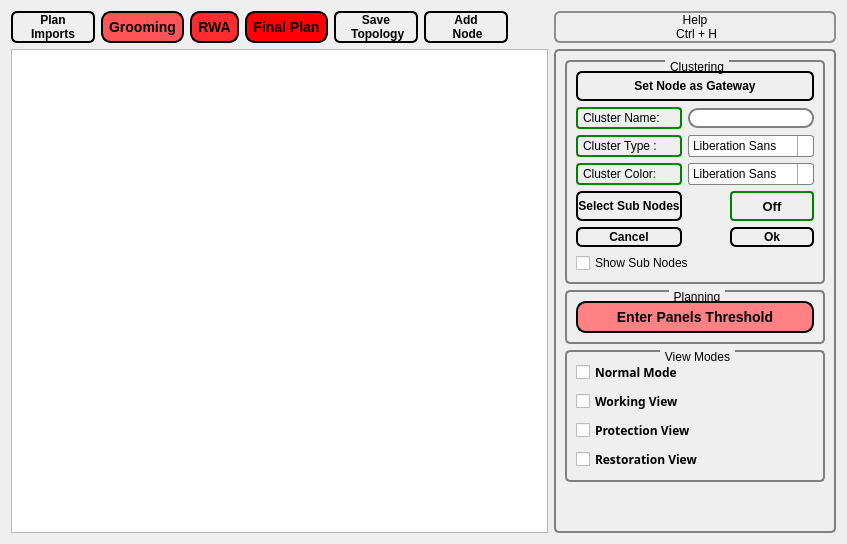
       <widget class="QWidget" name="TopologyTab">
        <attribute name="title">
         <string>Topology Tab</string>
        </attribute>
        <layout class="QGridLayout" name="gridLayout_19">
         <item row="0" column="0">
          <layout class="QGridLayout" name="gridLayout_3">
           <item row="0" column="0">
            <layout class="QHBoxLayout" name="horizontalLayout_2">
             <item>
              <widget class="QPushButton" name="TopologyTab_button">
               <property name="maximumSize">
                <size>
                 <width>81</width>
                 <height>50</height>
                </size>
               </property>
               <property name="font">
                <font>
                 <weight>75</weight>
                 <bold>true</bold>
                </font>
               </property>
               <property name="styleSheet">
                <string notr="true">QPushButton {
    border: 2px solid #8f8f91;
    border-radius: 6px;
    background-color: qlineargradient(x1: 0, y1: 0, x2: 0, y2: 1,
                                      stop: 0 #f6f7fa, stop: 1 #dadbde);
    min-width: 80px;
	border-color: dark-orange;
}

QPushButton:pressed {
    background-color: qlineargradient(x1: 0, y1: 0, x2: 0, y2: 1,
                                      stop: 0 #dadbde, stop: 1 #f6f7fa);
}

QPushButton:flat {
    border: none; /* no border for a flat push button */
}

QPushButton:default {
    border-color: navy; /* make the default button prominent */
}</string>
               </property>
               <property name="text">
                <string>Plan
Imports</string>
               </property>
              </widget>
             </item>
             <item>
              <widget class="QPushButton" name="Grooming_pushbutton">
               <property name="font">
                <font>
                 <pointsize>-1</pointsize>
                 <weight>75</weight>
                 <italic>false</italic>
                 <bold>true</bold>
                </font>
               </property>
               <property name="styleSheet">
                <string notr="true">
background-color: rgb(255, 85, 88);
border-style: outset;
    border-width: 2px;
    border-radius: 10px;
    border-color: dark-orange;
    font: bold 14px;
    min-width: 10em;
    padding: 6px;</string>
               </property>
               <property name="text">
                <string>Grooming</string>
               </property>
               <property name="checkable">
                <bool>false</bool>
               </property>
              </widget>
             </item>
             <item>
              <widget class="QPushButton" name="RWA_pushbutton">
               <property name="font">
                <font>
                 <pointsize>-1</pointsize>
                 <weight>75</weight>
                 <italic>false</italic>
                 <bold>true</bold>
                </font>
               </property>
               <property name="styleSheet">
                <string notr="true">
background-color: rgb(255, 44, 47);
border-style: outset;
    border-width: 2px;
    border-radius: 10px;
    border-color: dark-orange;
    font: bold 14px;
    min-width: 10em;
    padding: 6px;</string>
               </property>
               <property name="text">
                <string>RWA</string>
               </property>
              </widget>
             </item>
             <item>
              <widget class="QPushButton" name="FinalPlan_pushbutton">
               <property name="font">
                <font>
                 <pointsize>-1</pointsize>
                 <weight>75</weight>
                 <italic>false</italic>
                 <bold>true</bold>
                </font>
               </property>
               <property name="styleSheet">
                <string notr="true">
background-color: rgb(255, 0, 4);
border-style: outset;
    border-width: 2px;
    border-radius: 10px;
    border-color: dark-orange;
    font: bold 14px;
    min-width: 10em;
    padding: 6px;</string>
               </property>
               <property name="text">
                <string>Final Plan</string>
               </property>
              </widget>
             </item>
             <item>
              <widget class="QPushButton" name="SaveTopology_button">
               <property name="maximumSize">
                <size>
                 <width>81</width>
                 <height>50</height>
                </size>
               </property>
               <property name="font">
                <font>
                 <weight>75</weight>
                 <bold>true</bold>
                </font>
               </property>
               <property name="styleSheet">
                <string notr="true">QPushButton {
    border: 2px solid #8f8f91;
    border-radius: 6px;
    background-color: qlineargradient(x1: 0, y1: 0, x2: 0, y2: 1,
                                      stop: 0 #f6f7fa, stop: 1 #dadbde);
    min-width: 80px;
	border-color: dark-orange;
}

QPushButton:pressed {
    background-color: qlineargradient(x1: 0, y1: 0, x2: 0, y2: 1,
                                      stop: 0 #dadbde, stop: 1 #f6f7fa);
}

QPushButton:flat {
    border: none; /* no border for a flat push button */
}

QPushButton:default {
    border-color: navy; /* make the default button prominent */
}</string>
               </property>
               <property name="text">
                <string>Save
 Topology</string>
               </property>
              </widget>
             </item>
             <item>
              <widget class="QPushButton" name="add_node_button">
               <property name="maximumSize">
                <size>
                 <width>81</width>
                 <height>50</height>
                </size>
               </property>
               <property name="font">
                <font>
                 <weight>75</weight>
                 <bold>true</bold>
                </font>
               </property>
               <property name="styleSheet">
                <string notr="true">QPushButton {
    border: 2px solid #8f8f91;
    border-radius: 6px;
    background-color: qlineargradient(x1: 0, y1: 0, x2: 0, y2: 1,
                                      stop: 0 #f6f7fa, stop: 1 #dadbde);
    min-width: 80px;
	border-color: dark-orange;
}

QPushButton:pressed {
    background-color: qlineargradient(x1: 0, y1: 0, x2: 0, y2: 1,
                                      stop: 0 #dadbde, stop: 1 #f6f7fa);
}

QPushButton:flat {
    border: none; /* no border for a flat push button */
}

QPushButton:default {
    border-color: navy; /* make the default button prominent */
}</string>
               </property>
               <property name="text">
                <string>Add
 Node</string>
               </property>
              </widget>
             </item>
             <item>
              <spacer name="horizontalSpacer_3">
               <property name="orientation">
                <enum>Qt::Horizontal</enum>
               </property>
               <property name="sizeHint" stdset="0">
                <size>
                 <width>40</width>
                 <height>20</height>
                </size>
               </property>
              </spacer>
             </item>
            </layout>
           </item>
           <item row="0" column="1">
            <widget class="QPushButton" name="pushButton_6">
             <property name="styleSheet">
              <string notr="true">QPushButton {
    border: 2px solid #8f8f91;
    border-radius: 6px;
    background-color: qlineargradient(x1: 0, y1: 0, x2: 0, y2: 1,
                                      stop: 0 #f6f7fa, stop: 1 #dadbde);
    min-width: 80px;
}

QPushButton:pressed {
    background-color: qlineargradient(x1: 0, y1: 0, x2: 0, y2: 1,
                                      stop: 0 #dadbde, stop: 1 #f6f7fa);
}

QPushButton:flat {
    border: none; /* no border for a flat push button */
}

QPushButton:default {
    border-color: navy; /* make the default button prominent */
}</string>
             </property>
             <property name="text">
              <string>Help
 Ctrl + H</string>
             </property>
            </widget>
           </item>
           <item row="1" column="0">
            <widget class="QGraphicsView" name="graphicsView"/>
           </item>
           <item row="1" column="1">
            <widget class="QGroupBox" name="T_groupbox">
             <property name="enabled">
              <bool>true</bool>
             </property>
             <property name="maximumSize">
              <size>
               <width>300</width>
               <height>16777215</height>
              </size>
             </property>
             <property name="styleSheet">
              <string notr="true">QGroupBox {
    background-color: qlineargradient(x1: 0, y1: 0, x2: 0, y2: 1,
                                      stop: 0 #E0E0E0, stop: 1 #FFFFFF);
    border: 2px solid gray;
    border-radius: 5px;
    margin-top: 1ex; /* leave space at the top for the title */
}

QGroupBox::title {
    subcontrol-origin: margin;
    subcontrol-position: top center; /* position at the top center */
    padding: 0 3px;
    background-color: qlineargradient(x1: 0, y1: 0, x2: 0, y2: 1,
                                      stop: 0 #FF0ECE, stop: 1 #FFFFFF);
}</string>
             </property>
             <property name="title">
              <string/>
             </property>
             <layout class="QGridLayout" name="gridLayout_14">
              <item row="1" column="0">
               <widget class="QGroupBox" name="Planning_groupbox">
                <property name="title">
                 <string>Planning</string>
                </property>
                <layout class="QGridLayout" name="gridLayout_11">
                 <item row="0" column="0">
                  <layout class="QVBoxLayout" name="verticalLayout_2">
                   <item>
                    <widget class="QPushButton" name="PanelThreshold_pushbutton">
                     <property name="font">
                      <font>
                       <pointsize>-1</pointsize>
                       <weight>75</weight>
                       <italic>false</italic>
                       <bold>true</bold>
                      </font>
                     </property>
                     <property name="styleSheet">
                      <string notr="true">background-color: rgb(255, 129, 131);
border-style: outset;
    border-width: 2px;
    border-radius: 10px;
    border-color: dark-orange;
    font: bold 14px;
    min-width: 10em;
    padding: 6px;
</string>
                     </property>
                     <property name="text">
                      <string>Enter Panels Threshold</string>
                     </property>
                    </widget>
                   </item>
                  </layout>
                 </item>
                </layout>
               </widget>
              </item>
              <item row="2" column="0">
               <widget class="QGroupBox" name="ViewGroupbox">
                <property name="title">
                 <string>View Modes</string>
                </property>
                <layout class="QGridLayout" name="gridLayout_18">
                 <item row="0" column="0">
                  <layout class="QVBoxLayout" name="verticalLayout_3">
                   <item>
                    <widget class="QCheckBox" name="NormalMode_checkbox">
                     <property name="font">
                      <font>
                       <family>IRANSans</family>
                       <weight>75</weight>
                       <italic>false</italic>
                       <bold>true</bold>
                      </font>
                     </property>
                     <property name="styleSheet">
                      <string notr="true"/>
                     </property>
                     <property name="text">
                      <string>Normal Mode</string>
                     </property>
                    </widget>
                   </item>
                   <item>
                    <widget class="QCheckBox" name="Working_checkbox">
                     <property name="font">
                      <font>
                       <family>IRANSans</family>
                       <weight>75</weight>
                       <bold>true</bold>
                      </font>
                     </property>
                     <property name="text">
                      <string>Working View</string>
                     </property>
                    </widget>
                   </item>
                   <item>
                    <widget class="QCheckBox" name="Protection_checkbox">
                     <property name="font">
                      <font>
                       <family>IRANSans</family>
                       <weight>75</weight>
                       <bold>true</bold>
                      </font>
                     </property>
                     <property name="text">
                      <string>Protection View</string>
                     </property>
                    </widget>
                   </item>
                   <item>
                    <widget class="QCheckBox" name="Restoration_checkbox">
                     <property name="font">
                      <font>
                       <family>IRANSans</family>
                       <weight>75</weight>
                       <bold>true</bold>
                      </font>
                     </property>
                     <property name="text">
                      <string>Restoration View</string>
                     </property>
                    </widget>
                   </item>
                  </layout>
                 </item>
                </layout>
               </widget>
              </item>
              <item row="3" column="0">
               <spacer name="verticalSpacer">
                <property name="orientation">
                 <enum>Qt::Vertical</enum>
                </property>
                <property name="sizeHint" stdset="0">
                 <size>
                  <width>20</width>
                  <height>40</height>
                 </size>
                </property>
               </spacer>
              </item>
              <item row="0" column="0">
               <widget class="QGroupBox" name="Grouping_groupbox">
                <property name="title">
                 <string>Clustering</string>
                </property>
                <layout class="QGridLayout" name="gridLayout_17">
                 <item row="0" column="0">
                  <layout class="QGridLayout" name="gridLayout_16">
                   <item row="0" column="0" colspan="3">
                    <widget class="QPushButton" name="SetGatewayNode_button">
                     <property name="minimumSize">
                      <size>
                       <width>84</width>
                       <height>30</height>
                      </size>
                     </property>
                     <property name="maximumSize">
                      <size>
                       <width>16777215</width>
                       <height>16777215</height>
                      </size>
                     </property>
                     <property name="font">
                      <font>
                       <weight>75</weight>
                       <bold>true</bold>
                      </font>
                     </property>
                     <property name="styleSheet">
                      <string notr="true">QPushButton {
    border: 2px solid #8f8f91;
    border-radius: 6px;
    background-color: qlineargradient(x1: 0, y1: 0, x2: 0, y2: 1,
                                      stop: 0 #f6f7fa, stop: 1 #dadbde);
    min-width: 80px;
	border-color: dark-orange;
}

QPushButton:pressed {
    background-color: qlineargradient(x1: 0, y1: 0, x2: 0, y2: 1,
                                      stop: 0 #dadbde, stop: 1 #f6f7fa);
}

QPushButton:flat {
    border: none; /* no border for a flat push button */
}

QPushButton:default {
    border-color: navy; /* make the default button prominent */
}</string>
                     </property>
                     <property name="text">
                      <string>Set Node as Gateway</string>
                     </property>
                    </widget>
                   </item>
                   <item row="1" column="0">
                    <widget class="QLabel" name="GroupName">
                     <property name="styleSheet">
                      <string notr="true"> QLabel {
    border: 2px solid green;
    border-radius: 4px;
    padding: 2px;
}</string>
                     </property>
                     <property name="text">
                      <string>Cluster Name:</string>
                     </property>
                    </widget>
                   </item>
                   <item row="1" column="1" colspan="2">
                    <widget class="QLineEdit" name="GroupName_edit">
                     <property name="styleSheet">
                      <string notr="true">QLineEdit {
    border: 2px solid gray;
    border-radius: 10px;
    padding: 0 8px;
    background: white;
    selection-background-color: darkgray;
}</string>
                     </property>
                    </widget>
                   </item>
                   <item row="2" column="0">
                    <widget class="QLabel" name="GroupID">
                     <property name="styleSheet">
                      <string notr="true"> QLabel {
    border: 2px solid green;
    border-radius: 4px;
    padding: 2px;
}</string>
                     </property>
                     <property name="text">
                      <string>Cluster Type :</string>
                     </property>
                    </widget>
                   </item>
                   <item row="2" column="1" colspan="2">
                    <widget class="QFontComboBox" name="cluster_type_combobox">
                     <property name="maximumSize">
                      <size>
                       <width>126</width>
                       <height>22</height>
                      </size>
                     </property>
                     <property name="styleSheet">
                      <string notr="true">QComboBox {
    border: 1px solid gray;
    border-radius: 3px;
    padding: 1px 18px 1px 3px;
    min-width: 6em;
}

QComboBox:editable {
    background: white;
}

QComboBox:!editable, QComboBox::drop-down:editable {
     background: qlineargradient(x1: 0, y1: 0, x2: 0, y2: 1,
                                 stop: 0 #E1E1E1, stop: 0.4 #DDDDDD,
                                 stop: 0.5 #D8D8D8, stop: 1.0 #D3D3D3);
}

/* QComboBox gets the &quot;on&quot; state when the popup is open */
QComboBox:!editable:on, QComboBox::drop-down:editable:on {
    background: qlineargradient(x1: 0, y1: 0, x2: 0, y2: 1,
                                stop: 0 #D3D3D3, stop: 0.4 #D8D8D8,
                                stop: 0.5 #DDDDDD, stop: 1.0 #E1E1E1);
}

QComboBox:on { /* shift the text when the popup opens */
    padding-top: 3px;
    padding-left: 4px;
}

QComboBox::drop-down {
    subcontrol-origin: padding;
    subcontrol-position: top right;
    width: 15px;

    border-left-width: 1px;
    border-left-color: darkgray;
    border-left-style: solid; /* just a single line */
    border-top-right-radius: 3px; /* same radius as the QComboBox */
    border-bottom-right-radius: 3px;
}

QComboBox::down-arrow {
    image: url(/usr/share/icons/crystalsvg/16x16/actions/1downarrow.png);
}

QComboBox::down-arrow:on { /* shift the arrow when popup is open */
    top: 1px;
    left: 1px;
}</string>
                     </property>
                     <property name="frame">
                      <bool>true</bool>
                     </property>
                    </widget>
                   </item>
                   <item row="3" column="0">
                    <widget class="QLabel" name="GroupColor">
                     <property name="styleSheet">
                      <string notr="true"> QLabel {
    border: 2px solid green;
    border-radius: 4px;
    padding: 2px;
}</string>
                     </property>
                     <property name="text">
                      <string>Cluster Color:</string>
                     </property>
                    </widget>
                   </item>
                   <item row="3" column="1" colspan="2">
                    <widget class="QFontComboBox" name="ClusterColor_combobox">
                     <property name="maximumSize">
                      <size>
                       <width>126</width>
                       <height>22</height>
                      </size>
                     </property>
                     <property name="styleSheet">
                      <string notr="true">QComboBox {
    border: 1px solid gray;
    border-radius: 3px;
    padding: 1px 18px 1px 3px;
    min-width: 6em;
}

QComboBox:editable {
    background: white;
}

QComboBox:!editable, QComboBox::drop-down:editable {
     background: qlineargradient(x1: 0, y1: 0, x2: 0, y2: 1,
                                 stop: 0 #E1E1E1, stop: 0.4 #DDDDDD,
                                 stop: 0.5 #D8D8D8, stop: 1.0 #D3D3D3);
}

/* QComboBox gets the &quot;on&quot; state when the popup is open */
QComboBox:!editable:on, QComboBox::drop-down:editable:on {
    background: qlineargradient(x1: 0, y1: 0, x2: 0, y2: 1,
                                stop: 0 #D3D3D3, stop: 0.4 #D8D8D8,
                                stop: 0.5 #DDDDDD, stop: 1.0 #E1E1E1);
}

QComboBox:on { /* shift the text when the popup opens */
    padding-top: 3px;
    padding-left: 4px;
}

QComboBox::drop-down {
    subcontrol-origin: padding;
    subcontrol-position: top right;
    width: 15px;

    border-left-width: 1px;
    border-left-color: darkgray;
    border-left-style: solid; /* just a single line */
    border-top-right-radius: 3px; /* same radius as the QComboBox */
    border-bottom-right-radius: 3px;
}

QComboBox::down-arrow {
    image: url(/usr/share/icons/crystalsvg/16x16/actions/1downarrow.png);
}

QComboBox::down-arrow:on { /* shift the arrow when popup is open */
    top: 1px;
    left: 1px;
}</string>
                     </property>
                    </widget>
                   </item>
                   <item row="4" column="0">
                    <widget class="QPushButton" name="SelectSubNode_button">
                     <property name="minimumSize">
                      <size>
                       <width>84</width>
                       <height>30</height>
                      </size>
                     </property>
                     <property name="font">
                      <font>
                       <weight>75</weight>
                       <bold>true</bold>
                      </font>
                     </property>
                     <property name="styleSheet">
                      <string notr="true">QPushButton {
    border: 2px solid #8f8f91;
    border-radius: 6px;
    background-color: qlineargradient(x1: 0, y1: 0, x2: 0, y2: 1,
                                      stop: 0 #f6f7fa, stop: 1 #dadbde);
    min-width: 80px;
	border-color: dark-orange;
}

QPushButton:pressed {
    background-color: qlineargradient(x1: 0, y1: 0, x2: 0, y2: 1,
                                      stop: 0 #dadbde, stop: 1 #f6f7fa);
}

QPushButton:flat {
    border: none; /* no border for a flat push button */
}

QPushButton:default {
    border-color: navy; /* make the default button prominent */
}</string>
                     </property>
                     <property name="text">
                      <string>Select Sub Nodes</string>
                     </property>
                    </widget>
                   </item>
                   <item row="4" column="2">
                    <widget class="QLabel" name="SelectSubNode">
                     <property name="palette">
                      <palette>
                       <active/>
                       <inactive/>
                       <disabled/>
                      </palette>
                     </property>
                     <property name="font">
                      <font>
                       <pointsize>10</pointsize>
                       <weight>75</weight>
                       <bold>true</bold>
                      </font>
                     </property>
                     <property name="styleSheet">
                      <string notr="true"> QLabel {
    border: 2px solid green;
    border-radius: 4px;
    padding: 2px;
}</string>
                     </property>
                     <property name="text">
                      <string>Off</string>
                     </property>
                     <property name="alignment">
                      <set>Qt::AlignCenter</set>
                     </property>
                    </widget>
                   </item>
                   <item row="5" column="0">
                    <widget class="QPushButton" name="Cancel_button">
                     <property name="minimumSize">
                      <size>
                       <width>84</width>
                       <height>20</height>
                      </size>
                     </property>
                     <property name="font">
                      <font>
                       <weight>75</weight>
                       <bold>true</bold>
                      </font>
                     </property>
                     <property name="styleSheet">
                      <string notr="true">QPushButton {
    border: 2px solid #8f8f91;
    border-radius: 6px;
    background-color: qlineargradient(x1: 0, y1: 0, x2: 0, y2: 1,
                                      stop: 0 #f6f7fa, stop: 1 #dadbde);
    min-width: 80px;
	border-color: dark-orange;
}

QPushButton:pressed {
    background-color: qlineargradient(x1: 0, y1: 0, x2: 0, y2: 1,
                                      stop: 0 #dadbde, stop: 1 #f6f7fa);
}

QPushButton:flat {
    border: none; /* no border for a flat push button */
}

QPushButton:default {
    border-color: navy; /* make the default button prominent */
}</string>
                     </property>
                     <property name="text">
                      <string>Cancel</string>
                     </property>
                    </widget>
                   </item>
                   <item row="5" column="2">
                    <widget class="QPushButton" name="OK_button">
                     <property name="minimumSize">
                      <size>
                       <width>84</width>
                       <height>20</height>
                      </size>
                     </property>
                     <property name="font">
                      <font>
                       <weight>75</weight>
                       <bold>true</bold>
                      </font>
                     </property>
                     <property name="styleSheet">
                      <string notr="true">QPushButton {
    border: 2px solid #8f8f91;
    border-radius: 6px;
    background-color: qlineargradient(x1: 0, y1: 0, x2: 0, y2: 1,
                                      stop: 0 #f6f7fa, stop: 1 #dadbde);
    min-width: 80px;
	border-color: dark-orange;
}

QPushButton:pressed {
    background-color: qlineargradient(x1: 0, y1: 0, x2: 0, y2: 1,
                                      stop: 0 #dadbde, stop: 1 #f6f7fa);
}

QPushButton:flat {
    border: none; /* no border for a flat push button */
}

QPushButton:default {
    border-color: navy; /* make the default button prominent */
}</string>
                     </property>
                     <property name="text">
                      <string>Ok</string>
                     </property>
                    </widget>
                   </item>
                   <item row="6" column="0" colspan="2">
                    <widget class="QCheckBox" name="ShowSubNodes">
                     <property name="styleSheet">
                      <string notr="true"/>
                     </property>
                     <property name="text">
                      <string>Show Sub Nodes</string>
                     </property>
                    </widget>
                   </item>
                  </layout>
                 </item>
                </layout>
               </widget>
              </item>
             </layout>
            </widget>
           </item>
          </layout>
         </item>
        </layout>
       </widget>
